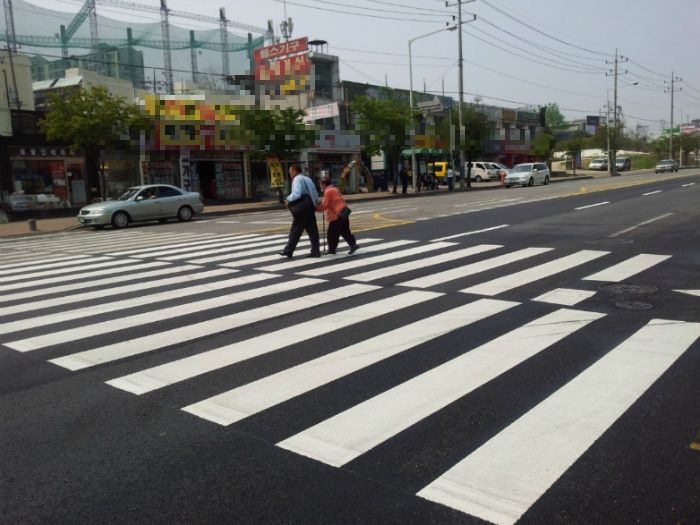
#> input picture 파이파이/test/g.jpg, 700 x 525 px
$ jupyter execute Untitled.ipynb   (older library calls are emulated)
#> lines starting #> are read from the running program, lines starting #| are printed output that depends on the picture; after the words box and inside, x2 and y2 are one past the last pixel; in counts of white or black regions, pixels touching at a corner belong together
[cell 1]
import numpy as np
import cv2
import math
import scipy.misc
import PIL.Image
from sklearn import linear_model, datasets
import matplotlib.pyplot as plt
import matplotlib.image as mpimg
import os

[cell 2]
def get_filepath(idx):
    filelist = os.listdir(samples_dir)
    return samples_dir + '/' + filelist[idx]

#get a line from a point and unit vectors
def lineCalc(vx, vy, x0, y0):
    '''scale = 10
    x1 = x0+scale*vx
    y1 = y0+scale*vy
    m = (y1-y0)/(x1-x0)
    b = y1-m*x1 '''

    m = vy / vx
    b = y0 - m * x0

    return m,b

#vanishing point - cramer's rule
def lineIntersect(m1,b1, m2,b2) :
    #a1*x+b1*y=c1
    #a2*x+b2*y=c2
    #convert to cramer's system
    a_1 = -m1
    b_1 = 1
    c_1 = b1


    a_2 = -m2
    b_2 = 1
    c_2 = b2


    d = a_1*b_2 - a_2*b_1 #determinant
    dx = c_1*b_2 - c_2*b_1
    dy = a_1*c_2 - a_2*c_1


    intersectionX = dx/d
    intersectionY = dy/d
    return intersectionX,intersectionY

#select Rifgt or Left
def selectLR(bxLeft, byLeft, bxRight, byRight, bxbyLeftArray, bxbyRightArray):

    #bxLeft, byLeft select
    avg_xL = np.sum(bxLeft) / np.array(bxLeft).size
    avg_xR = np.sum(bxRight) / np.array(bxRight).size
    bxLeft_L = []
    bxLeft_R = []
    bxRight_L = []
    bxRight_R = []


    byLL = []
    byLR = []

    byRL = []
    byRR = []

    # bxLeft 중 왼쪽 횡단보도와 오른쪽 횡단보도 분리
    for x in bxLeft:
        index = bxLeft.index(x)
        if x < avg_xL:
            bxLeft_L.append(x)
            byLL.append(byLeft[index])
        else:
            bxLeft_R.append(x)
            byLR.append(byLeft[index])

    # bxRight 중 왼쪽 횡단보도와 오른쪽 횡단보도 분리
    for x in bxRight:
        index = bxRight.index(x)
        if x < avg_xR:
            bxRight_L.append(x)
            byRL.append(byRight[index])
        else:
            bxRight_R.append(x)
            byRR.append(byRight[index])


    #둘 중 더 많이 잡힌 부분을 선택
    state = ''
    if np.array(bxLeft_L).size <= np.array(bxLeft_R).size :
        state = 'R'
    else:
        state = 'L'

    if state == 'R' :
        n_bxLeft = bxLeft_R
        n_byLeft = byLR
        n_bxRight = bxRight_R
        n_byRight = byRR
    elif state == 'L' :
        n_bxLeft = bxLeft_L
        n_byLeft = byLL
        n_bxRight = bxRight_L
        n_byRight = byRL


    n_bxbyLeftArray = []
    n_bxbyRightArray = []
    index = np.array(n_bxLeft).size
    for i in range(index):
        n_bxbyLeftArray.append([n_bxLeft[i], n_byLeft[i]])

    index = np.array(n_bxRight).size
    for i in range(index):
        n_bxbyRightArray.append([n_bxRight[i], n_byRight[i]])

    return n_bxLeft, n_byLeft, n_bxRight, n_byRight, n_bxbyLeftArray, n_bxbyRightArray


#process a frame
def process(im):
    try:
        #initialize some variables
        W = 800
        H = 480
        x = W
        y = H


        radius = 250 #px
        thresh = 170
        bw_width = 170


        bxLeft = []
        byLeft = []
        bxbyLeftArray = []
        bxbyRightArray = []
        bxRight = []
        byRight = []
        boundedLeft = []
        boundedRight = []

        #1. filter the white color
        lower = np.array([130,130,130])
        upper = np.array([255,255,255])
        #ret, mask = cv2.threshold(im, 130, 255, cv2.THRESH_BINARY)
        #print(mask[1])
        mask = cv2.inRange(im,lower,upper)

        #프레임에서 흰색 부분만 검출해냄 (170,170,170) ~ (255, 255, 255)
        #2. erode the frame
        erodeSize = int(y / 30)
        erodeStructure = cv2.getStructuringElement(cv2.MORPH_RECT, (erodeSize,1))
        erode = cv2.erode(mask, erodeStructure, (-1, -1))
        # contour는 추출해낸 각 흰색 덩어리
        #3. find contours and  draw the green lines on the white strips
        _ , contours,hierarchy = cv2.findContours(erode,cv2.RETR_TREE,cv2.CHAIN_APPROX_NONE )

        for i in contours:
            bx,by,bw,bh = cv2.boundingRect(i) #직사각형 모양으로 contour의 정보를 추출해낸다. bx, by 는 시작점, bw, bh는 각각 가로, 세로의 길이

            if (bw > bw_width):

                cv2.line(im,(bx,by),(bx+bw,by),(0,255,0),2) # draw the a contour line    #횡단보도의 녹색 선
                bxRight.append(bx+bw) #right line     #녹색 선의 오른쪽 끝점 x좌표
                byRight.append(by) #right line        #녹색 선의 오른쪽 끝점 y좌표
                bxLeft.append(bx) #left line          #녹색 선의 왼쪽 끝점 x좌표
                byLeft.append(by) #left line          #녹색 선의 왼쪽 끝점 y좌표
                #bxbyLeftArray.append([bx,by]) #x,y for the left line    #왼쪽 끝점의 (x, y) 정보
                #bxbyRightArray.append([bx+bw,by]) # x,y for the left line   #오른쪽 끝점의 (x, y) 정보
                cv2.circle(im,(int(bx),int(by)),5,(0,250,250),2) #circles -> left line   #왼쪽 끝점에 circle
                cv2.circle(im,(int(bx+bw),int(by)),5,(0,250,250),2) #circles -> right line #오른쪽 끝점에 circle

        min_y = np.min(byLeft)

        plt.imshow(im)
        plt.show()

        bxLeft , byLeft, bxRight, byRight, bxbyLeftArray, bxbyRightArray = selectLR(bxLeft, byLeft, bxRight, byRight, bxbyLeftArray, bxbyRightArray)

        #calculate median average for each line
        medianR = np.median(bxbyRightArray, axis=0) #y축 따라서 중점을 구함
        medianL = np.median(bxbyLeftArray, axis=0)

        bxbyLeftArray = np.asarray(bxbyLeftArray)
        bxbyRightArray = np.asarray(bxbyRightArray)


        #4. are the points bounded within the median circle?
        for i in bxbyLeftArray:
            if (((medianL[0] - i[0])**2 + (medianL[1] - i[1])**2) < radius**2) == True: #각 왼쪽점 ~ 왼쪽 중점의 거리가 250 픽셀 이내인가?
                boundedLeft.append(i)


        boundedLeft = np.asarray(boundedLeft)


        for i in bxbyRightArray:
            if (((medianR[0] - i[0])**2 + (medianR[1] - i[1])**2) < radius**2) == True:
                boundedRight.append(i)


        boundedRight = np.asarray(boundedRight)


        #5. RANSAC Algorithm   # RANdom SAmple Consensus   # http://darkpgmr.tistory.com/61 참고

        #select the points enclosed within the circle (from the last part)
        bxLeft = np.asarray(boundedLeft[:,0])
        byLeft =  np.asarray(boundedLeft[:,1])
        bxRight = np.asarray(boundedRight[:,0])
        byRight = np.asarray(boundedRight[:,1])


        #transpose x of the right and the left line
        bxLeftT = np.array([bxLeft]).transpose()
        bxRightT = np.array([bxRight]).transpose()


        #run ransac for LEFT
        model_ransac = linear_model.RANSACRegressor(linear_model.LinearRegression())
        ransacX = model_ransac.fit(bxLeftT, byLeft)
        inlier_maskL = model_ransac.inlier_mask_ #right mask


        #run ransac for RIGHT
        ransacY = model_ransac.fit(bxRightT, byRight)
        inlier_maskR = model_ransac.inlier_mask_ #left mask


        #6. Calcuate the intersection point of the bounding lines
        #unit vector + a point on each line
        vx, vy, x0, y0 = cv2.fitLine(boundedLeft[inlier_maskL],cv2.DIST_L2,0,0.01,0.01)
        vx_R, vy_R, x0_R, y0_R = cv2.fitLine(boundedRight[inlier_maskR],cv2.DIST_L2,0,0.01,0.01)


        #get m*x+b
        m_L,b_L=lineCalc(vx, vy, x0, y0)
        m_R,b_R=lineCalc(vx_R, vy_R, x0_R, y0_R)


        #calculate intersention
        intersectionX,intersectionY = lineIntersect(m_R,b_R,m_L,b_L)

        #8. calculating the direction vector
        POVx = W/2 #camera POV - center of the screen
        POVy = H/2 # camera POV - center of the screen


        Dx = -int(intersectionX-POVx) #regular x,y axis coordinates
        Dy = -int(intersectionY-POVy) #regular x,y axis coordinates


        #focal length in pixels = (image width in pixels) * (focal length in mm) / (CCD width in mm)  # 초점거리
        focalpx = int(W * 4.26 / 6.604) #all in mm


        #print('DELTA (x,y from POV):' + str(Dx) + ',' + str(Dy))
        return Dx,Dy,min_y

    except ValueError:
        return None, None, None

def detector(img_arr):
    H, W, _ = img_arr[0].shape
    DxAve = 0
    DyAve = 0
    Dxold = 0
    Dyold = 0
    Dx = []
    Dy = []
    i = 0
    end = False
    state = 'S'
    scale = 0
    count = 0
    arr_min_y = []

    for n in range(len(img_arr)) :
        dx,dy, min_y = process(img_arr[n])
        if dx == None:
            continue


        Dx.append(dx)
        Dy.append(dy)
        DxAve = sum(Dx)/len(Dx)
        DyAve = sum(Dy)/len(Dy)


        if (DyAve > 30) and (abs(DxAve) < 300):
            #check if the vanishing point and the next vanishing point aren't too far from each other
            if (((DxAve - Dxold)**2 + (DyAve - Dyold)**2) < 150**2) == True:  ##distance 150 px max

                #walking directions
                if abs(DxAve) < 80 and DyAve > 100 and abs(Dxold-DxAve) < 20:
                    state = 'S'


                elif DxAve > 80 and DyAve > 100 and abs(Dxold-DxAve) < 20:
                    state = 'R'


                elif DxAve < 80 and DyAve > 100 and abs(Dxold-DxAve) < 20:
                    state = 'L'

                scale += DxAve - Dxold
            count += 1
            Dxold = DxAve
            Dyold = DyAve


    if count != 0:
        end = True
        scale = scale / count
    # [9 lines of commented-out code are left out]

    return (end, state, scale) #True = 끝나감, scale > 0 오른쪽

[cell 3]
import time

if __name__ == '__main__':
    before = time.time()
    img_arr = []
    for n in range(3):
        prepath = './test/'
        filepath = prepath + 'g.jpg'#str(n) + '.jpg'
        img = cv2.imread(filepath)
#> img is the input picture: shape (525, 700, 3); mean B, G, R 108.3, 111.1, 110
        img_arr.append(img)

    print(detector(img_arr))
#> the loop in detector, `for n in range(len(img_arr)) :` made 3 passes
#> (inlier_maskL in process, vx in process, vy in process, x0 in process, y0 in process, m_L in process) on passes 1 to 3: ([False, False, True, True, True, True], [0.894], [0.447], [2.5], [275.2], [0.5]), ([False, True, False, True, True, True], [0.981], [0.193], [14], [276.8], [0.196]), ([False, False, True, True, True, True], [0.894], [0.447], [2.5], [275.2], [0.5])
#> pass 1, in process, `mask = cv2.inRange(im,lower,upper)`:
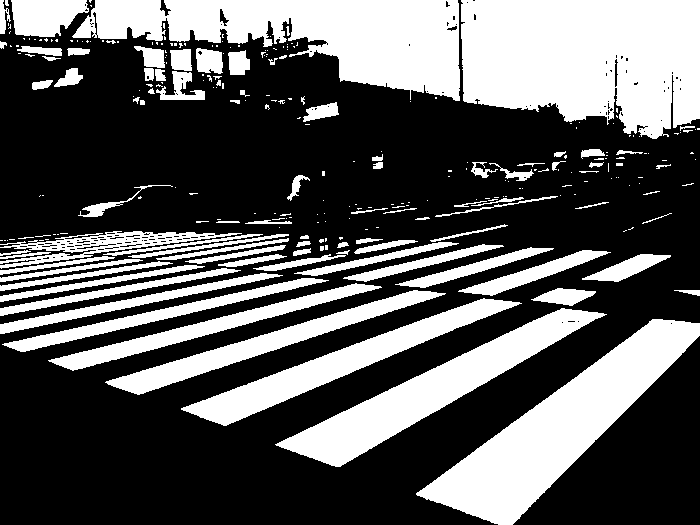
#> mask: shape (525, 700); 35.6% white; 281 white regions (189 under 20 px), largest, box (x1, y1, x2, y2) and area: (461, 0, 700, 139) 27509, (72, 0, 460, 101) 20502, (416, 319, 700, 525) 18579
#> pass 1, in process, `erode = cv2.erode(mask, erodeStructure, (-1, -1))`:
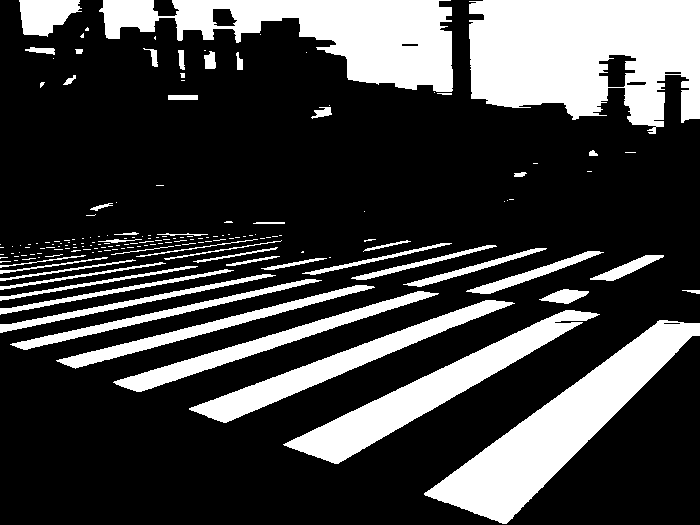
#> erode: shape (525, 700); 25.5% white; 171 white regions (123 under 20 px), largest, box (x1, y1, x2, y2) and area: (469, 0, 700, 134) 23735, (99, 0, 453, 92) 15935, (424, 320, 700, 524) 15567
#> pass 1, in process, `plt.show()`:
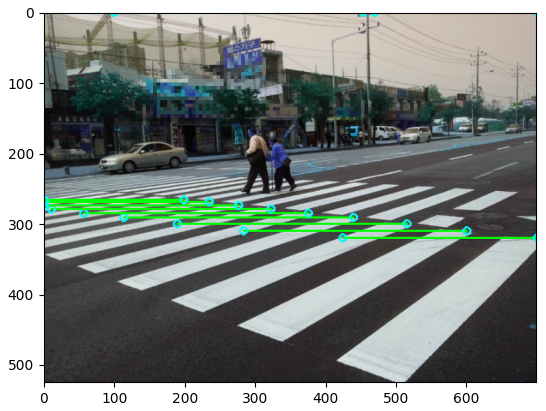
#> figure drawn by matplotlib, 1 panel; B, G, R data is drawn as R, G, B
#> after the loop in detector, `for n in range(len(img_arr)) :`: Dx = [476, 742, 476]; Dy = [4, 33, 4]; count = 0
#| (False, 'S', 0)
    print(time.time() - before)

[cell 4]
prepath = './test/'
imgg = cv2.imread(prepath + 'g.jpg')
gray = cv2.cvtColor(imgg, cv2.COLOR_BGR2GRAY)
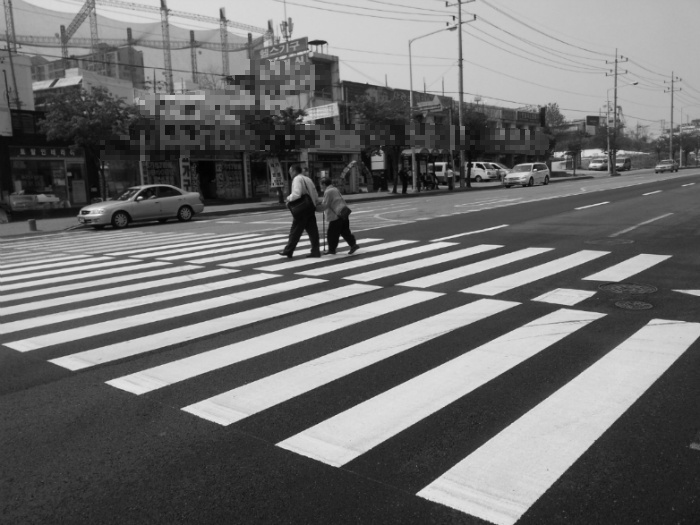
#> gray: shape (525, 700); min 1, max 241, mean 110.5
ret, thresh = cv2.threshold(gray, 130, 255, cv2.THRESH_BINARY)
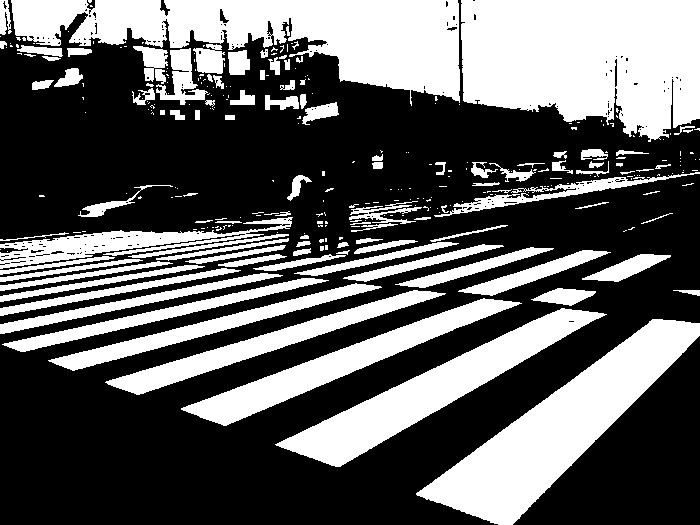
#> thresh: shape (525, 700); 37.7% white; 307 white regions (201 under 20 px), largest, box (x1, y1, x2, y2) and area: (461, 0, 700, 142) 27667, (11, 0, 460, 106) 23820, (416, 319, 700, 525) 18598

plt.imshow(thresh, 'gray')
plt.show()
